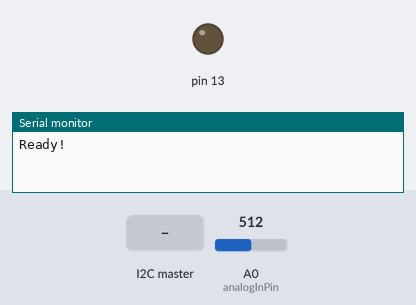
The sketch below on a simulated Arduino Uno, built with avr-gcc and run on an emulated ATmega328P. On the bench: output pins drawn as LEDs (lit = HIGH), the last lines printed to the serial monitor. The inputs (shaded band) are chosen by the test bench; at power-on: A0 (analogInPin) = 512.

Above: at 1.2 s.
1.3 s: the I2C master sends the byte 1
At 1.6 s:
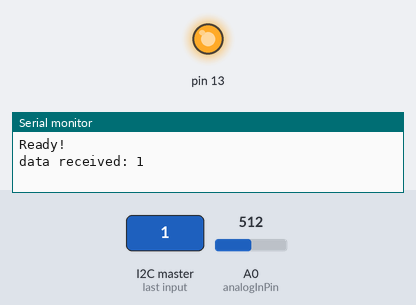
Timing chart, 0 to 4.3 s (numbered marks = the images above; inputs shaded):
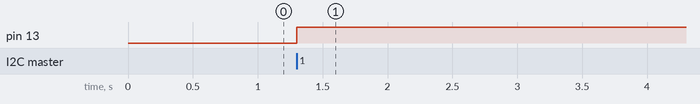

Measured:
- after the input at 1.3 s, pin 13: LOW → HIGH at once

The sketch:

Voltage_Reader.ino
```cpp
#include <Wire.h>

#define SLAVE_ADDRESS 0x04
int number = 0;
int state = 0;
const int analogInPin = A0;  // Analog input pin that the measures the voltage
int sensorValue = 0;        // value read from the pot
double voltage;
byte i2cdata[2];

void setup() {
pinMode(13, OUTPUT);
Serial.begin(115200); // start serial for output
// initialize i2c as slave
Wire.begin(SLAVE_ADDRESS);

// define callbacks for i2c communication
Wire.onReceive(receiveData);
Wire.onRequest(sendData);

Serial.println("Ready!");
}

void loop() {
  delay(100);
  sensorValue = analogRead(analogInPin);
  voltage = (3.3 * sensorValue / 1024) * ((3.6 + 1)/1);

  // DEBUGGING
  //  Serial.print("sensor Voltage = " );
  //  Serial.println(voltage);
}

// callback for received data
void receiveData(int byteCount){

while(Wire.available()) {
number = Wire.read();
Serial.print("data received: ");
Serial.println(number);

if (number == 1){

if (state == 0){
digitalWrite(13, HIGH); // set the LED on
state = 1;
}
else{
digitalWrite(13, LOW); // set the LED off
state = 0;
}
}
}
}

// callback for sending data
void sendData(){
  sensorValue = analogRead(analogInPin);

  // DEBUGGING
  //voltage = (3.3 * sensorValue / 1024) * ((1.5 + 1)/1);
  // Wire.write(sensorValue>>8);  // Second value [buf[1]]
  // Wire.write(sensorValue & 0xff);            // First value [buf[0]]

  i2cdata[0] = sensorValue>>8;
  i2cdata[1] = sensorValue & 0xff;
  Wire.write(i2cdata, 2);

  // DEBUGGING
  // Serial.print("data sending: ");
  // Serial.print(sensorValue>>8); Serial.print("\t");
  //Serial.println(sensorValue & 0xff);
}
```
